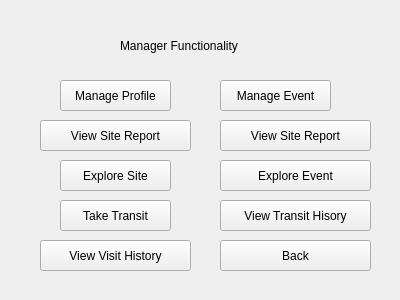
<?xml version="1.0" encoding="UTF-8"?>
<ui version="4.0">
 <class>Form</class>
 <widget class="QWidget" name="Form">
  <property name="geometry">
   <rect>
    <x>0</x>
    <y>0</y>
    <width>400</width>
    <height>300</height>
   </rect>
  </property>
  <property name="windowTitle">
   <string>Form</string>
  </property>
  <widget class="QPushButton" name="pushButton">
   <property name="geometry">
    <rect>
     <x>60</x>
     <y>80</y>
     <width>111</width>
     <height>31</height>
    </rect>
   </property>
   <property name="text">
    <string>Manage Profile</string>
   </property>
  </widget>
  <widget class="QPushButton" name="pushButton_4">
   <property name="geometry">
    <rect>
     <x>220</x>
     <y>160</y>
     <width>151</width>
     <height>31</height>
    </rect>
   </property>
   <property name="text">
    <string>Explore Event</string>
   </property>
  </widget>
  <widget class="QPushButton" name="pushButton_7">
   <property name="geometry">
    <rect>
     <x>220</x>
     <y>120</y>
     <width>151</width>
     <height>31</height>
    </rect>
   </property>
   <property name="text">
    <string>View Site Report</string>
   </property>
  </widget>
  <widget class="QPushButton" name="pushButton_6">
   <property name="geometry">
    <rect>
     <x>220</x>
     <y>240</y>
     <width>151</width>
     <height>31</height>
    </rect>
   </property>
   <property name="text">
    <string>Back</string>
   </property>
  </widget>
  <widget class="QLabel" name="label">
   <property name="geometry">
    <rect>
     <x>120</x>
     <y>30</y>
     <width>201</width>
     <height>31</height>
    </rect>
   </property>
   <property name="text">
    <string>Manager Functionality</string>
   </property>
  </widget>
  <widget class="QPushButton" name="pushButton_2">
   <property name="geometry">
    <rect>
     <x>40</x>
     <y>120</y>
     <width>151</width>
     <height>31</height>
    </rect>
   </property>
   <property name="text">
    <string>View Site Report</string>
   </property>
  </widget>
  <widget class="QPushButton" name="pushButton_5">
   <property name="geometry">
    <rect>
     <x>60</x>
     <y>160</y>
     <width>111</width>
     <height>31</height>
    </rect>
   </property>
   <property name="text">
    <string>Explore Site</string>
   </property>
  </widget>
  <widget class="QPushButton" name="pushButton_3">
   <property name="geometry">
    <rect>
     <x>220</x>
     <y>80</y>
     <width>111</width>
     <height>31</height>
    </rect>
   </property>
   <property name="text">
    <string>Manage Event</string>
   </property>
  </widget>
  <widget class="QPushButton" name="pushButton_8">
   <property name="geometry">
    <rect>
     <x>60</x>
     <y>200</y>
     <width>111</width>
     <height>31</height>
    </rect>
   </property>
   <property name="text">
    <string>Take Transit</string>
   </property>
  </widget>
  <widget class="QPushButton" name="pushButton_9">
   <property name="geometry">
    <rect>
     <x>220</x>
     <y>200</y>
     <width>151</width>
     <height>31</height>
    </rect>
   </property>
   <property name="text">
    <string>View Transit Hisory</string>
   </property>
  </widget>
  <widget class="QPushButton" name="pushButton_10">
   <property name="geometry">
    <rect>
     <x>40</x>
     <y>240</y>
     <width>151</width>
     <height>31</height>
    </rect>
   </property>
   <property name="text">
    <string>View Visit History</string>
   </property>
  </widget>
 </widget>
 <resources/>
 <connections/>
</ui>
